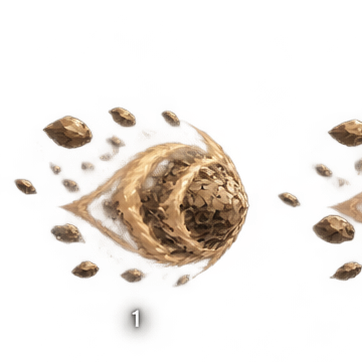
#> input picture assets/vfx/uploaded-v3/sand/blast/frame_01.png, 362 x 362 px, given in place of rootbase_01.png, which was not available
$ python build_sanctuary_runtime_assets.py
#> lines starting #> are read from the running program, lines starting #| are printed output that depends on the picture; after the words box and inside, x2 and y2 are one past the last pixel; in counts of white or black regions, pixels touching at a corner belong together; pictures that were not available may be replaced by others from this repository, and a replacement may not be noted
#!/usr/bin/env python3
from __future__ import annotations
import argparse
from pathlib import Path
import shutil
import json
import cv2
import numpy as np
from PIL import Image

TREE_CANVAS=(1536,1536)
GARDEN_CANVAS=(1536,1024)
SURFACE_QUAD=np.float32([[245,275],[1291,275],[1396,683],[140,683]])
MOTIF_QUAD=np.float32([[330,315],[1206,315],[1292,650],[240,650]])

TRUNK_TRANSFORMS={
 1:(0.4418,520,645),
 2:(0.5425,464,504),
 3:(0.6060,428,415),
 4:(0.6634,395,335),
 5:(0.7146,367,265),
 6:(0.7562,344,205),
}
CANOPY_TRANSFORMS={
 1:(0.478,469,255),
 2:(0.6065,388,179),
 3:(0.7185,318,120),
 4:(0.8130,258,71),
}
BLOSSOM_TRANSFORMS={
 1:(1.2125,456,260),
 2:(1.4845,388,240),
 3:(1.7590,318,220),
}
COLORS=('pink','blue','orange','red','ice','fire')
MOTIFS=(
 ('blazing_spiral','motifs/blazing_spiral.png'),
 ('akatsuki_cloud','motifs/akatsuki_cloud.png'),
 ('petal_drift','motifs/petal_drift.png'),
 ('lotus_bloom_bonus','motifs/lotus_bloom_bonus.png'),
 ('shuriken_vortex','motifs/ninja-bonus/shuriken_vortex.png'),
 ('kunai_wind','motifs/ninja-bonus/kunai_wind.png'),
 ('shinobi_seal_mandala','motifs/ninja-bonus/shinobi_seal_mandala.png'),
 ('shuriken_smoke_cloud','motifs/ninja-bonus/shuriken_smoke_cloud.png'),
)
PATTERNS=('still_water','ripple_ring','flowing_river','spiral_wind')


def rgba(path:Path)->Image.Image:
    return Image.open(path).convert('RGBA')
#> returned value is the input picture: PIL image 362x362 RGBA; mean R, G, B, A 49.7, 35.4, 25.5, 39.1

def paste_scaled(src:Image.Image, scale:float, x:int, y:int, canvas=TREE_CANVAS)->Image.Image:
#> called with scale = 0.992, x = 387, y = 1028, canvas = (1536, 1536)
    w=max(1,round(src.width*scale)); h=max(1,round(src.height*scale))
#> after `w = max(1, round(src.width * scale))`: w = 359
#> after `h = max(1, round(src.height * scale))`: h = 359
    layer=src.resize((w,h),Image.Resampling.LANCZOS)
    out=Image.new('RGBA',canvas,(0,0,0,0))
#> out: PIL image 1536x1536 RGBA; every value is 0
    out.alpha_composite(layer,(int(round(x)),int(round(y))))
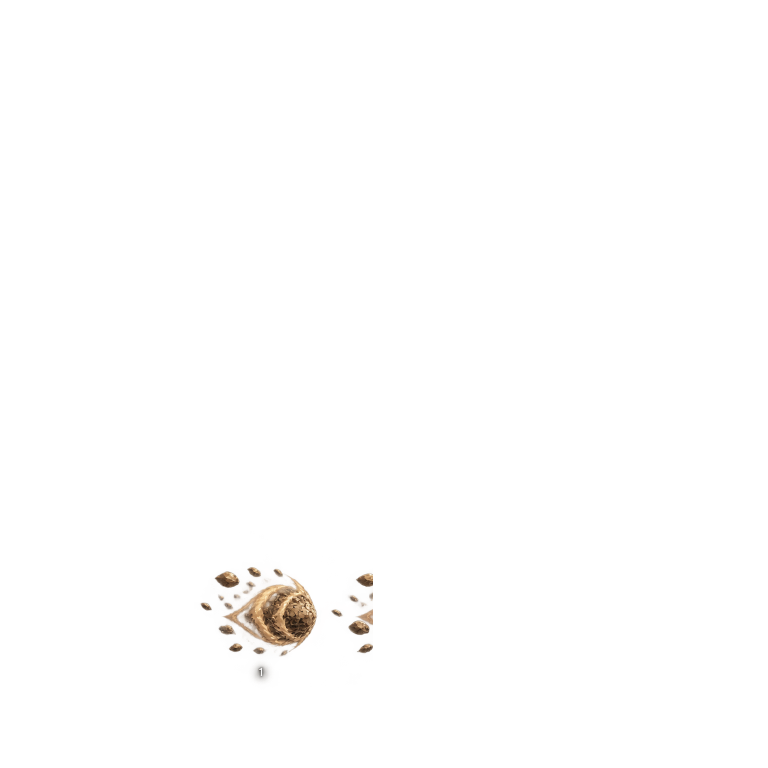
#> out: PIL image 1536x1536 RGBA (shown at 1/2 size); mean R, G, B, A 2.7, 1.9, 1.4, 2.1; transparent parts drawn white
    return out

def save_png(im:Image.Image,path:Path):
    path.parent.mkdir(parents=True,exist_ok=True)
    im.save(path,optimize=True)

# [37 lines left out: functions relief_overlay, fit_transparent, not called in this run]

def build_tree(root:Path,out:Path):
    t=out/'tree'
    for i in range(1,5):
        source=rgba(root/f'bonsai/roots/rootbase_0{i}.png')
        a=np.array(source)
        if a.shape[0] > 455:
            a[455:,:,3]=0
        source=Image.fromarray(a)
        full=paste_scaled(source,0.992,387,1028)
        save_png(full,t/f'rootbase_0{i}.png')
        arr=np.array(full)
        arr[:1239,:,3]=0
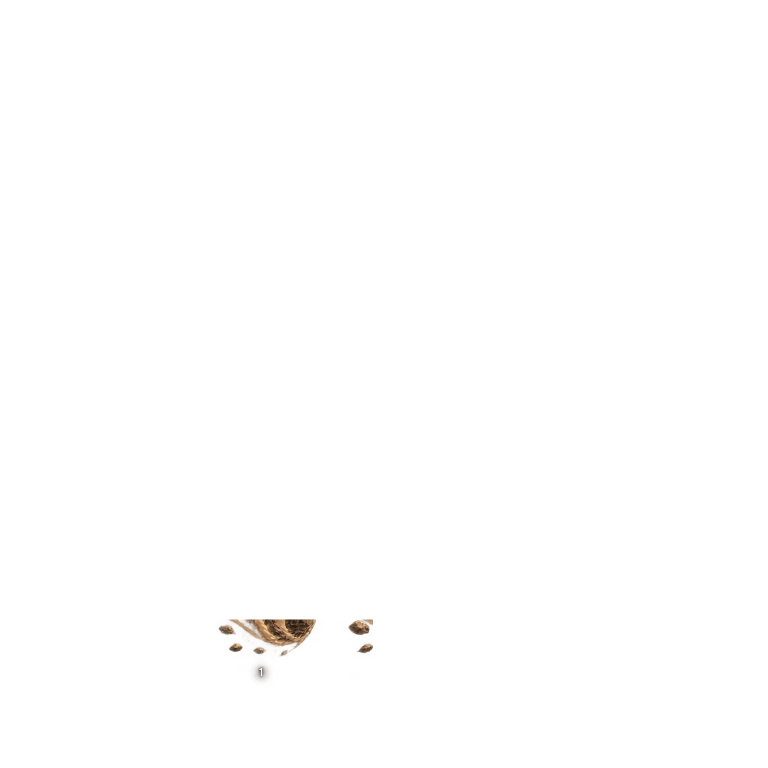
#> arr: shape (1536, 1536, 4) (shown at 1/2 size); 1.29% of pixels changed, all inside (x1, y1, x2, y2) = (387, 1043, 746, 1239); transparent parts drawn white
        save_png(Image.fromarray(arr),t/f'rootfront_0{i}.png')
#> pass 2 of the loop in build_tree, `for i in range(1,5):`:
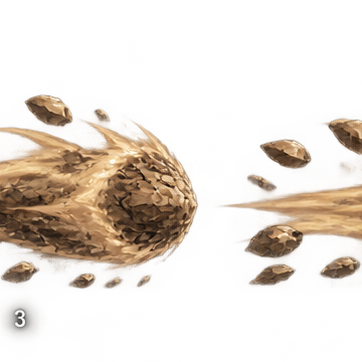
#> input picture assets/vfx/uploaded-v3/sand/blast/frame_03.png, 362 x 362 px, given in place of rootbase_02.png, which was not available
#> in rgba, returned value is the input picture: PIL image 362x362 RGBA; mean R, G, B, A 67.5, 47.1, 34.1, 61.3
#> in paste_scaled (call 2), `out.alpha_composite(layer,(int(round(x)),int(round(y))))`:
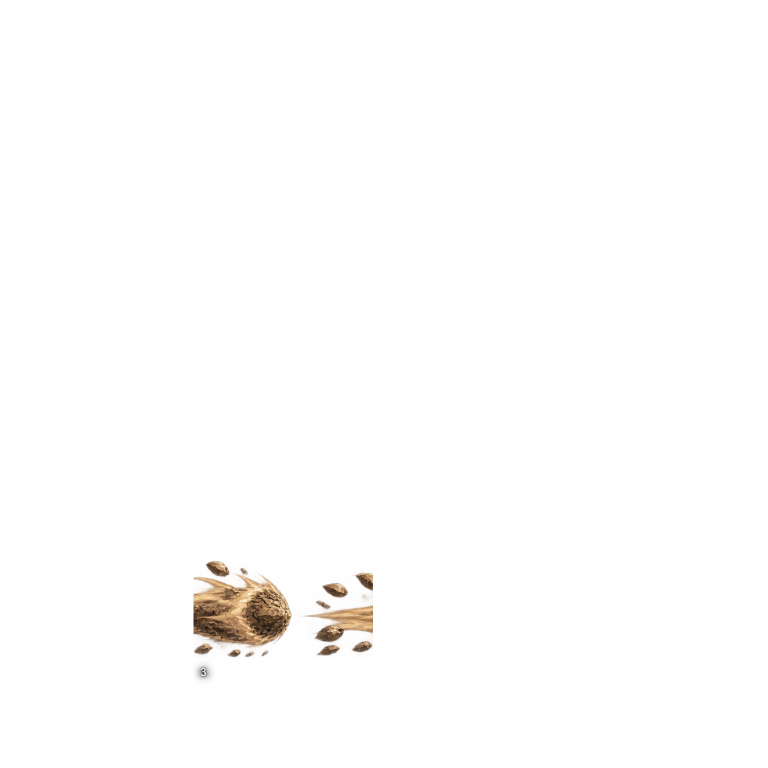
#> out: PIL image 1536x1536 RGBA (shown at 1/2 size); mean R, G, B, A 3.7, 2.6, 1.9, 3.3; transparent parts drawn white
#> in build_tree, `arr[:1239,:,3]=0`:
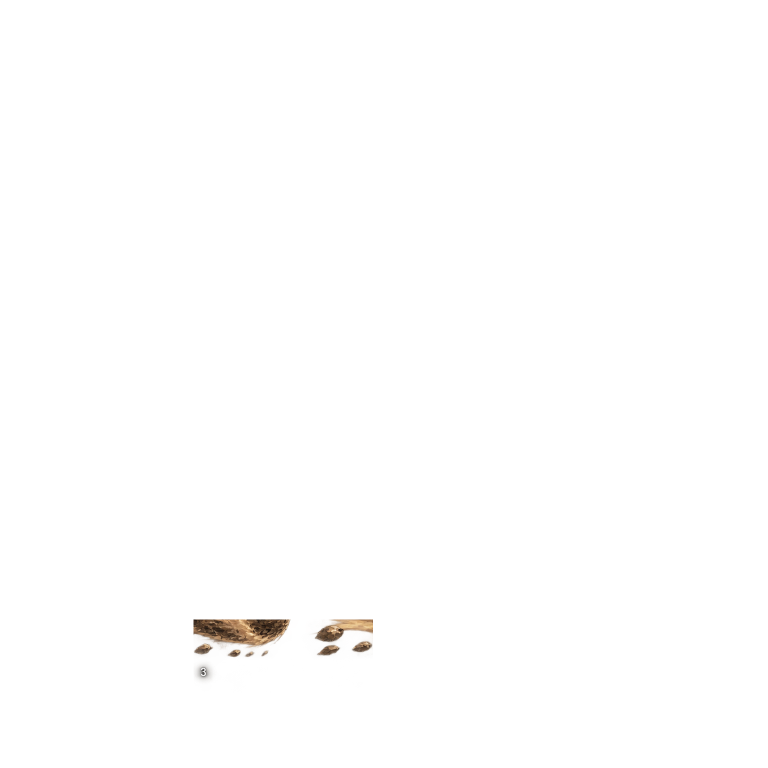
#> arr: shape (1536, 1536, 4) (shown at 1/2 size); 1.41% of pixels changed, all inside (x1, y1, x2, y2) = (387, 1037, 746, 1239); transparent parts drawn white
    for i,(scale,x,y) in TRUNK_TRANSFORMS.items():
        save_png(paste_scaled(rgba(root/f'bonsai/trunks/trunk_0{i}.png'),scale,x,y),t/f'trunk_0{i}.png')
    for family in ('green','jade'):
        for i,(scale,x,y) in CANOPY_TRANSFORMS.items():
            save_png(paste_scaled(rgba(root/f'bonsai/canopy/{family}/canopy_0{i}.png'),scale,x,y),t/f'canopy_{family}_0{i}.png')
    for color in COLORS:
        for i,(scale,x,y) in BLOSSOM_TRANSFORMS.items():
            save_png(paste_scaled(rgba(root/f'bonsai/blossoms/{color}/blossom_0{i}.png'),scale,x,y),t/f'blossom_{color}_0{i}.png')

# [23 lines left out: function build_garden, not called in this run]

def main():
    ap=argparse.ArgumentParser()
    ap.add_argument('--root',default='assets/ui/sanctuary/first-bloom')
    ap.add_argument('--out',default='assets/ui/sanctuary/first-bloom/runtime')
    args=ap.parse_args()
    root=Path(args.root); out=Path(args.out)
    if out.exists(): shutil.rmtree(out)
    out.mkdir(parents=True,exist_ok=True)
    build_tree(root,out)
    build_garden(root,out)
    manifest={
      'version':1,
      'treeCanvas':{'width':TREE_CANVAS[0],'height':TREE_CANVAS[1]},
      'gardenCanvas':{'width':GARDEN_CANVAS[0],'height':GARDEN_CANVAS[1]},
      'potOwnership':'rootbase',
      'renderOrder':{
        'tree':['rootbase','trunk','canopy','blossom','rootfront'],
        'garden':['sand_bed_base','pattern','motif','name','stones']
      },
      'stoneProductionMap':{'centered':'moss_cluster','riverbank':'stepping_stones','mountain':'rock_spire'},
      'notes':['No object-fit: fill is required for runtime layers.','Original core stone layouts remain source-only because of matte remnants.','Sand pattern and motif runtime files are groove-only transparent overlays.']
    }
    (out/'MANIFEST.json').write_text(json.dumps(manifest,indent=2)+'\n',encoding='utf-8')
    print(f'Sanctuary runtime assets generated: {out}')

if __name__=='__main__':
#> (the run stopped early here; a loop or call above may not have finished)
